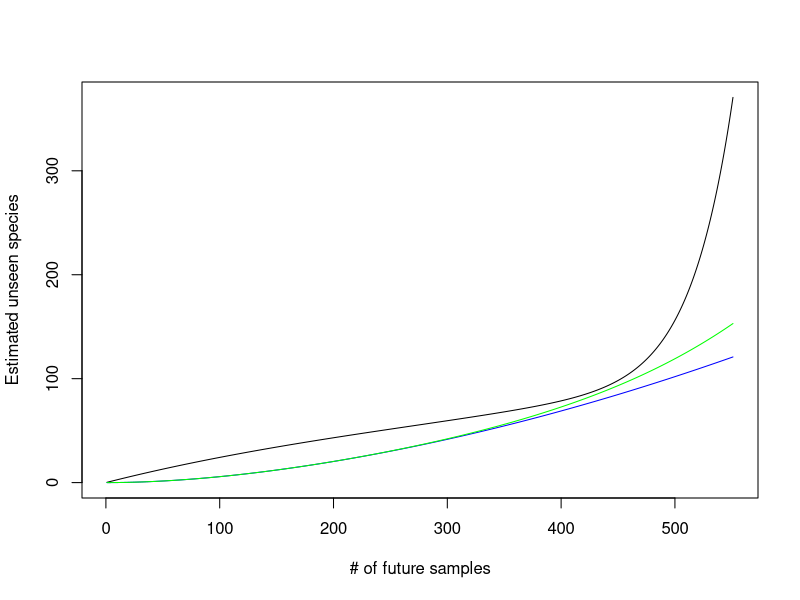

Recreate this plot in R.

# Good-Toulmin Estimator
good_toulmin <- function(freq_table, m) {
  # freq_table: named vector where names are frequencies and values are counts
  # m: # of future samples (=t*n, t, extrapolation factor (e.g., t = 1 for doubling the sample size)
  # n: # of past samples
  unseen <- rep(0, length(m))
  n = sum(freq_table)
  t = m / n
  for (f in names(freq_table)) {
    ff = as.numeric(f)
    unseen <- unseen - ((-t)^ff) * freq_table[f]
  }
  return(unseen) # Return real part in case of complex result
}

# Efron-Thisted Estimator
efron_thisted <- function(freq_table, m, max_terms = 10) {
  # freq_table: named vector where names are frequencies and values are counts
  # m: # of future samples (=t*n, t, extrapolation factor (e.g., t = 1 for doubling the sample size)
  # n: # of past samples
  unseen <- rep(0, length(m))
  n = sum(freq_table)
  t = m / n
  for (f in names(freq_table)) {
    ff = as.numeric(f)
    S = 1 - pbinom(ff, max_terms, 1/(1+t))
    tmp = ((-t)^(ff+1)) * S
    idx = t > max_terms
    tmp[idx] = 0
    unseen <- unseen + freq_table[f] * tmp
  }  
  return(unseen)
}

# Example usage
# Suppose we have observed frequencies: 118 species seen 1 time, 74 species seen 2 times, etc.
freq_table <- c(118,	74,	44,	24,	29,	22,	20,	19,	20,	15,	12,	14,	6, 1, 6)
# Corbet -FIsher butterfly data
names(freq_table) = as.character(1:length(freq_table))
print(sum(freq_table))

m = seq(1, sum(freq_table) * 1.3)
gt_estimate <- good_toulmin(freq_table, m)
et_estimate <- efron_thisted(freq_table, m)
et_estimate_20 <- efron_thisted(freq_table, m, 20)

plot(range(m), range(c(gt_estimate, et_estimate)), type='n', ylab='Estimated unseen species', xlab='# of future samples')
lines(m, gt_estimate)
lines(m, et_estimate, col='blue')
lines(m, et_estimate_20, col='green')
# cat("Good-Toulmin estimate:", gt_estimate, "\n")
# cat("Efron-Thisted estimate:", et_estimate, "\n")
